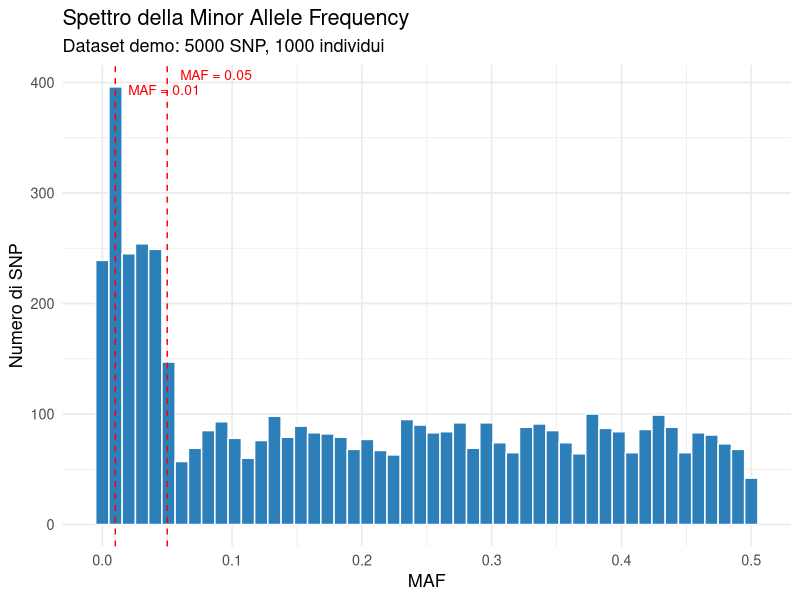
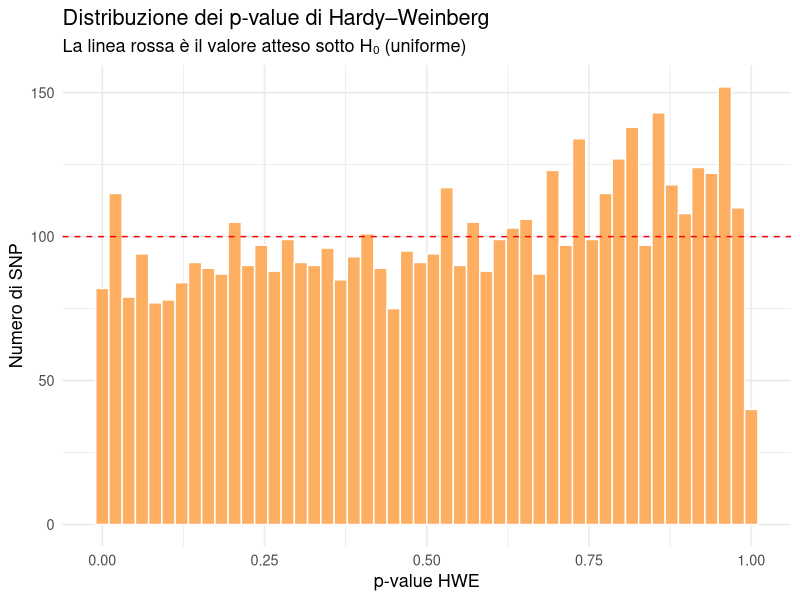
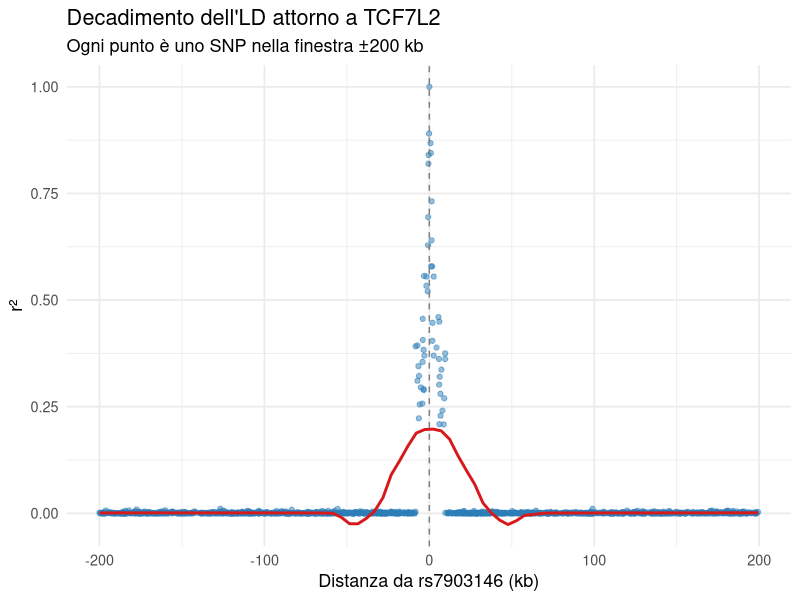
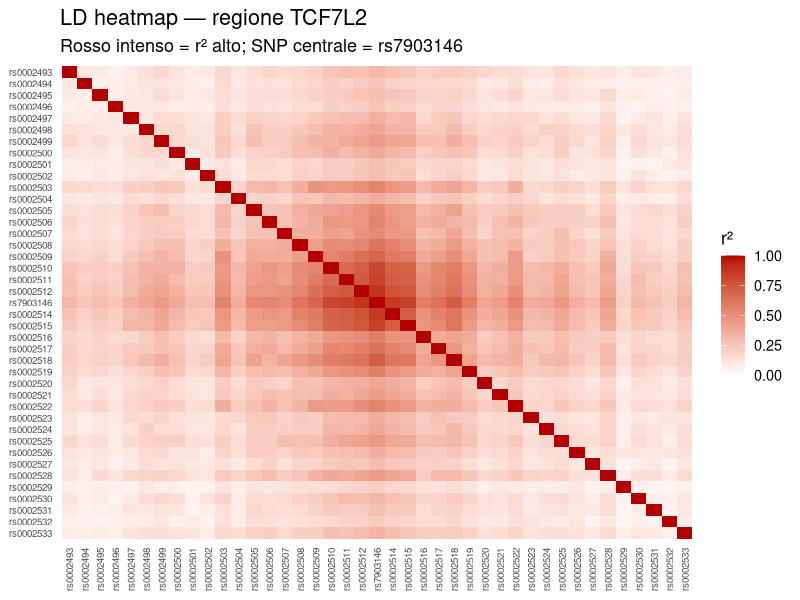

The R script that drew these images, in order:
## ---- chunk 1
knitr::opts_chunk$set(
  echo = TRUE, warning = FALSE, message = FALSE,
  fig.width = 8, fig.height = 5, fig.align = "center",
  dpi = 100
)
set.seed(20260101)
## ---- chunk 2
library(ggplot2)
library(dplyr)
library(tidyr)
theme_set(theme_minimal(base_size = 13))
## ---- chunk 3
n_ind <- 1000
n_snp <- 5000

# Frequenze alleliche realistiche: mistura di SNP comuni e a bassa frequenza
maf_true <- c(
  runif(n_snp * 0.7, 0.05, 0.50),  # 70% comuni
  runif(n_snp * 0.2, 0.01, 0.05),  # 20% a bassa frequenza
  runif(n_snp * 0.1, 0.001, 0.01)  # 10% rare
)
maf_true <- sample(maf_true, n_snp)

# Posizioni simulate su chr10 (regione ~114.7-114.8 Mb intorno a TCF7L2)
pos <- sort(round(runif(n_snp, 114000000, 115500000)))

# Genotipi: binomiale(2, p) per ogni SNP (HWE perfetto)
G <- matrix(NA_integer_, nrow = n_ind, ncol = n_snp)
for (j in seq_len(n_snp)) {
  G[, j] <- rbinom(n_ind, size = 2, prob = maf_true[j])
}

# rownames e colnames realistici
rownames(G) <- sprintf("HG%05d", seq_len(n_ind))
colnames(G) <- sprintf("rs%07d", seq_len(n_snp))

# Iniettiamo un blocco LD intorno a una posizione "TCF7L2-like"
tcf7l2_idx     <- which.min(abs(pos - 114758349))
tcf7l2_rsid    <- colnames(G)[tcf7l2_idx]
ld_block_idx   <- (tcf7l2_idx - 25):(tcf7l2_idx + 25)
ld_block_idx   <- ld_block_idx[ld_block_idx >= 1 & ld_block_idx <= n_snp]

# Per gli SNP nel blocco, ricopio il segnale di TCF7L2 con rumore decrescente
# → genera LD r² alta sotto i 50 kb
for (j in ld_block_idx) {
  if (j == tcf7l2_idx) next
  dist_units <- abs(j - tcf7l2_idx)
  noise_p    <- 0.5 * (1 - exp(-dist_units / 8))  # 0% rumore al centro, ~50% al bordo
  swap       <- rbinom(n_ind, 1, noise_p) == 1
  G[, j]     <- ifelse(swap, rbinom(n_ind, 2, maf_true[j]), G[, tcf7l2_idx])
}

# Rinomino il SNP centrale per chiarezza didattica
colnames(G)[tcf7l2_idx] <- "rs7903146"
tcf7l2_rsid <- "rs7903146"

# Tabelle .bim e .fam simulate per coerenza con il lab reale
bim <- data.frame(
  chr  = 10L,
  rsID = colnames(G),
  cM   = 0,
  pos  = pos,
  A1   = "T",
  A2   = "C",
  stringsAsFactors = FALSE
)

fam <- data.frame(
  FID   = rownames(G),
  IID   = rownames(G),
  pat   = 0,
  mat   = 0,
  sex   = sample(1:2, n_ind, replace = TRUE),
  pheno = sample(1:2, n_ind, replace = TRUE),
  stringsAsFactors = FALSE
)

dim(G)
## ---- chunk 4
head(bim, 10)
## ---- chunk 5
bim[bim$rsID == "rs7903146", ]
## ---- chunk 6
head(fam, 10)
## ---- chunk 7
table(fam$pheno, dnn = "pheno")
## ---- chunk 8
# Frequenza dell'allele alternativo
freq_alt <- colMeans(G, na.rm = TRUE) / 2

# MAF = min(p, 1-p)
maf <- pmin(freq_alt, 1 - freq_alt)

summary(maf)
## ---- chunk 9
library(ggplot2)
ggplot(data.frame(maf = maf), aes(x = maf)) +
  geom_histogram(bins = 50, fill = "#2c7fb8", color = "white") +
  geom_vline(xintercept = c(0.01, 0.05), linetype = "dashed", color = "red") +
  annotate("text", x = 0.06, y = Inf, label = "MAF = 0.05",
           color = "red", vjust = 1.5, hjust = 0, size = 3.5) +
  annotate("text", x = 0.02, y = Inf, label = "MAF = 0.01",
           color = "red", vjust = 3, hjust = 0, size = 3.5) +
  labs(
    x = "MAF", y = "Numero di SNP",
    title = "Spettro della Minor Allele Frequency",
    subtitle = paste0("Dataset demo: ", n_snp, " SNP, ", n_ind, " individui")
  )
## ---- chunk 10
maf_class <- cut(maf,
  breaks = c(-Inf, 0.01, 0.05, 0.5),
  labels = c("rare (<1%)", "bassa freq. (1-5%)", "comuni (≥5%)")
)
table(maf_class)
## ---- chunk 11
g     <- G[, "rs7903146"]
n     <- sum(!is.na(g))

# Conteggi genotipici osservati
o_AA  <- sum(g == 0, na.rm = TRUE)
o_Aa  <- sum(g == 1, na.rm = TRUE)
o_aa  <- sum(g == 2, na.rm = TRUE)

# Frequenza allelica
p     <- (2 * o_AA + o_Aa) / (2 * n)
q     <- 1 - p

# Frequenze attese sotto HWE
e_AA  <- n * p^2
e_Aa  <- n * 2 * p * q
e_aa  <- n * q^2

# Statistica χ²
X2    <- (o_AA - e_AA)^2 / e_AA +
         (o_Aa - e_Aa)^2 / e_Aa +
         (o_aa - e_aa)^2 / e_aa

p_val <- pchisq(X2, df = 1, lower.tail = FALSE)

data.frame(
  conteggio  = c("AA", "Aa", "aa", "n", "p", "X²", "p-value"),
  osservato  = c(o_AA, o_Aa, o_aa, n, "", "", ""),
  atteso_HWE = c(round(e_AA,1), round(e_Aa,1), round(e_aa,1), n,
                 round(p,3), round(X2,3), formatC(p_val, digits = 3))
)
## ---- chunk 12
# Funzione per HWE p-value su un vettore di genotipi {0,1,2,NA}
hwe_test <- function(g) {
  g <- g[!is.na(g)]
  n <- length(g)
  if (n < 50) return(NA_real_)  # troppo pochi dati
  o_AA <- sum(g == 0); o_Aa <- sum(g == 1); o_aa <- sum(g == 2)
  p <- (2 * o_AA + o_Aa) / (2 * n)
  q <- 1 - p
  if (p == 0 || q == 0) return(NA_real_)
  e_AA <- n * p^2; e_Aa <- n * 2 * p * q; e_aa <- n * q^2
  X2 <- (o_AA - e_AA)^2 / e_AA +
        (o_Aa - e_Aa)^2 / e_Aa +
        (o_aa - e_aa)^2 / e_aa
  pchisq(X2, df = 1, lower.tail = FALSE)
}

# Applichiamo a tutti gli SNP (sono 5000)
hwe_p <- apply(G, 2, hwe_test)

summary(hwe_p)
## ---- chunk 13
ggplot(data.frame(p = hwe_p), aes(x = p)) +
  geom_histogram(bins = 50, fill = "#fdae61", color = "white") +
  geom_hline(yintercept = n_snp / 50, linetype = "dashed", color = "red") +
  labs(
    x = "p-value HWE", y = "Numero di SNP",
    title = "Distribuzione dei p-value di Hardy–Weinberg",
    subtitle = "La linea rossa è il valore atteso sotto H₀ (uniforme)"
  )
## ---- chunk 14
sum(hwe_p < 1e-6, na.rm = TRUE)
## ---- chunk 15
# Prendiamo TCF7L2 e uno SNP vicino
snp1 <- G[, "rs7903146"]
snp2 <- G[, tcf7l2_idx + 1]  # SNP immediatamente adiacente

r  <- cor(snp1, snp2, use = "pairwise.complete.obs")
r2 <- r^2

cat(sprintf("r²(rs7903146, SNP vicino) = %.3f\n", r2))
## ---- chunk 16
# Distanze (in basi) di tutti gli SNP nella regione TCF7L2 ± 200kb
center_pos <- bim$pos[bim$rsID == "rs7903146"]
window_idx <- which(abs(bim$pos - center_pos) <= 200000)
window_pos <- bim$pos[window_idx]

# r² di ogni SNP nella finestra rispetto a rs7903146
r2_window <- sapply(window_idx, function(j) {
  if (colnames(G)[j] == "rs7903146") return(1)
  r <- cor(G[, "rs7903146"], G[, j], use = "pairwise.complete.obs")
  r^2
})

ld_df <- data.frame(
  dist_kb = (window_pos - center_pos) / 1000,
  r2      = r2_window
)

ggplot(ld_df, aes(x = dist_kb, y = r2)) +
  geom_point(alpha = 0.5, color = "#2c7fb8") +
  geom_smooth(method = "loess", span = 0.3, color = "#d7191c", se = FALSE) +
  geom_vline(xintercept = 0, linetype = "dashed", color = "grey50") +
  labs(
    x = "Distanza da rs7903146 (kb)", y = "r²",
    title = "Decadimento dell'LD attorno a TCF7L2",
    subtitle = "Ogni punto è uno SNP nella finestra ±200 kb"
  )
## ---- chunk 17
# Selezioniamo gli SNP del blocco
heatmap_idx <- (tcf7l2_idx - 20):(tcf7l2_idx + 20)
heatmap_idx <- heatmap_idx[heatmap_idx >= 1 & heatmap_idx <= n_snp]
G_heat      <- G[, heatmap_idx]
labels_heat <- colnames(G_heat)

# Matrice di r² pairwise
n_h <- length(heatmap_idx)
ld_mat <- matrix(NA_real_, n_h, n_h)
for (i in 1:n_h) for (j in 1:n_h) {
  ld_mat[i, j] <- cor(G_heat[, i], G_heat[, j], use = "pairwise.complete.obs")^2
}
rownames(ld_mat) <- colnames(ld_mat) <- labels_heat

# Plot con ggplot
ld_long <- as.data.frame(as.table(ld_mat))
colnames(ld_long) <- c("SNP1", "SNP2", "r2")
ld_long$SNP1 <- factor(ld_long$SNP1, levels = labels_heat)
ld_long$SNP2 <- factor(ld_long$SNP2, levels = rev(labels_heat))

ggplot(ld_long, aes(x = SNP1, y = SNP2, fill = r2)) +
  geom_tile() +
  scale_fill_gradient(low = "white", high = "#b30000",
                      limits = c(0, 1), name = "r²") +
  theme(
    axis.text.x = element_text(angle = 90, hjust = 1, vjust = 0.5, size = 7),
    axis.text.y = element_text(size = 7),
    panel.grid  = element_blank()
  ) +
  labs(
    x = NULL, y = NULL,
    title = "LD heatmap — regione TCF7L2",
    subtitle = "Rosso intenso = r² alto; SNP centrale = rs7903146"
  )
## ---- chunk 18
g <- G[, "rs7903146"]
data.frame(
  metrica = c(
    "Posizione (chr10)",
    "MAF",
    "n_AA (omozigote ref)",
    "n_Aa (eterozigote)",
    "n_aa (omozigote alt)",
    "HWE p-value",
    "SNP in r² ≥ 0.8 nella regione"
  ),
  valore = c(
    format(bim$pos[bim$rsID == "rs7903146"], big.mark = ","),
    round(maf["rs7903146"], 3),
    sum(g == 0, na.rm = TRUE),
    sum(g == 1, na.rm = TRUE),
    sum(g == 2, na.rm = TRUE),
    formatC(hwe_p["rs7903146"], digits = 3, format = "g"),
    sum(r2_window >= 0.8) - 1  # esclusione di sé stesso
  )
)
